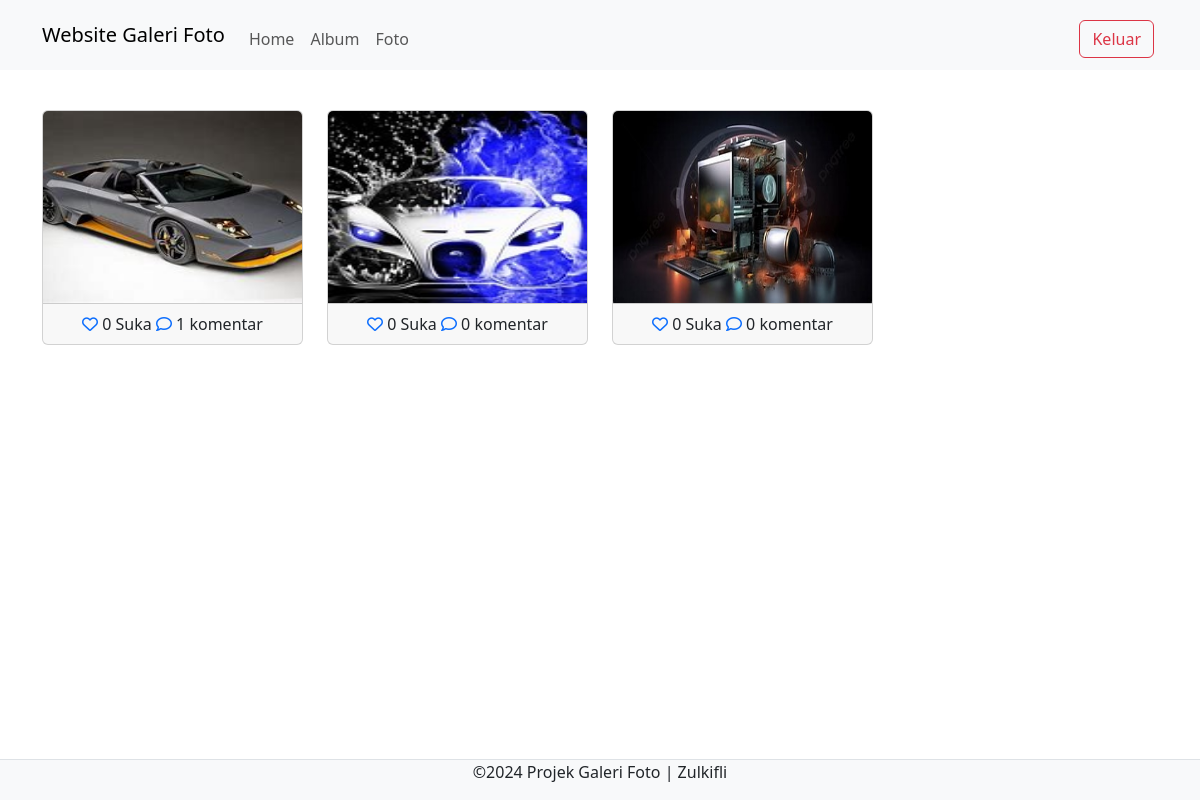
/admin/index.php (signed in), run on the app's committed database.
### tables this page shows
CREATE TABLE `foto` (
  `fotoid` int(11) NOT NULL,
  `judulfoto` varchar(255) NOT NULL,
  `deskripsifoto` text NOT NULL,
  `tanggalunggah` date NOT NULL,
  `lokasifile` varchar(255) NOT NULL,
  `albumid` int(11) NOT NULL,
  `userid` int(11) NOT NULL
);

### admin/index.php (the view, shortened to what this page needs)
<?php
$userid = $_SESSION['userid'];
include_once '../config/koneksi.php';
?>
<!DOCTYPE html>
<html lang="en">
<head>
    <link rel="stylesheet" type="text/css" href="../assets/css/bootstrap.min.css">
    <link rel="stylesheet" href="https://cdnjs.cloudflare.com/ajax/libs/font-awesome/6.6.0/css/all.min.css" />
</head>
<body>
    <nav class="navbar navbar-expand-lg bg-body-tertiary">
        <div class="container">
            <a class="navbar-brand" href="index.php">Website Galeri Foto</a>
            <div class="collapse navbar-collapse mt-2" id="navbarNavAltMarkup">
                <div class="navbar-nav me-auto">
                    <a href="home.php" class="nav-link">Home</a>
                    <a href="album.php" class="nav-link">Album</a>
                    <a href="foto.php" class="nav-link">Foto</a>
                </div>
                <a href="../config/aksi_logout.php" class="btn btn-outline-danger m-1">Keluar</a>
            </div>
        </div>
    </nav>
    <div class="container mt-2">
        <div class="row">
            <?php
            $query = mysqli_query($koneksi, "SELECT * FROM foto INNER JOIN user ON foto.userid=user.userid INNER JOIN album ON foto.albumid=album.albumid");
            while ($data = mysqli_fetch_array($query)) {
                ?>
                <div class="col-md-3 mt-2">
                    <a type="button" data-bs-toggle="modal" data-bs-target="#komentar<?php echo $data['fotoid'] ?>">
                      <div class="card mb-2">
                        <img src="../assets/img/<?php echo $data['lokasifile']; ?>"
                        class="card-img-top"
                        title="<?php echo $data['judulfoto']; ?>"
                        style="height: 12rem;">
                        <div class="card-footer text-center">
                            <?php
                            $fotoid = $data['fotoid'];
                            $ceksuka = mysqli_query($koneksi, "SELECT * FROM likefoto WHERE fotoid='$fotoid' AND userid='$userid'");
                            if (mysqli_num_rows($ceksuka) == 1) { ?>
                                <a href="../config/proses_like.php?fotoid=<?php echo $data['fotoid'] ?>" type="submit" name="batalsuka"><i class="fa fa-heart"></i></a>
                            <?php } else { ?>
                                <a href="../config/proses_like.php?fotoid=<?php echo $data['fotoid'] ?>" type="submit" name="suka"><i class="fa-regular fa-heart"></i></a>
                            <?php }
                            $like = mysqli_query($koneksi, "SELECT * FROM likefoto WHERE fotoid='$fotoid'");
                            echo mysqli_num_rows($like) . ' Suka';
                            ?>
                            <a href="#" type="button" data-bs-toggle="modal" data-bs-target="#komentar<?php echo $data['fotoid'] ?>"><i class="fa-regular fa-comment"></i></a> </a>
                            <?php
                            $jmlkomen = mysqli_query($koneksi, "SELECT * FROM komentarfoto1 WHERE fotoid='$fotoid'");
                            echo mysqli_num_rows($jmlkomen).' komentar';
                            ?>
                        </div>
                    </div>
        </div>
    <?php } ?>
<footer class="d-flex justify-content-center border-top mt-3 bg-light fixed-bottom">
    <p>&copy;2024 Projek Galeri Foto | Zulkifli</p>
</footer>
</body>
</html>

### data on the page
foto: lokasifile (picture), mysqli_num_rows($like) "0", mysqli_num_rows($jmlkomen) "1"
foto: lokasifile+judulfoto (picture), mysqli_num_rows($like) "0", mysqli_num_rows($jmlkomen) "0"
foto: lokasifile+judulfoto (picture), mysqli_num_rows($like) "0", mysqli_num_rows($jmlkomen) "0"
